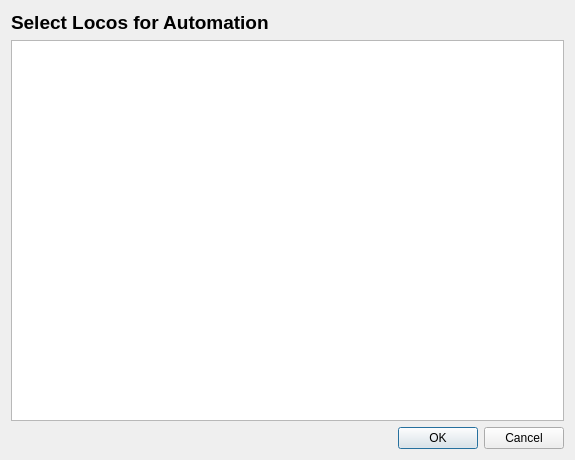
<?xml version="1.0" encoding="UTF-8"?>
<ui version="4.0">
 <class>Dialog</class>
 <widget class="QDialog" name="Dialog">
  <property name="geometry">
   <rect>
    <x>0</x>
    <y>0</y>
    <width>575</width>
    <height>460</height>
   </rect>
  </property>
  <property name="windowTitle">
   <string>Dialog</string>
  </property>
  <layout class="QVBoxLayout" name="verticalLayout">
   <item>
    <widget class="QLabel" name="label">
     <property name="font">
      <font>
       <pointsize>14</pointsize>
       <weight>75</weight>
       <bold>true</bold>
      </font>
     </property>
     <property name="text">
      <string>Select Locos for Automation</string>
     </property>
    </widget>
   </item>
   <item>
    <widget class="QTableWidget" name="locoTable">
     <property name="columnCount">
      <number>2</number>
     </property>
     <attribute name="horizontalHeaderVisible">
      <bool>false</bool>
     </attribute>
     <attribute name="horizontalHeaderHighlightSections">
      <bool>false</bool>
     </attribute>
     <attribute name="verticalHeaderVisible">
      <bool>false</bool>
     </attribute>
     <attribute name="verticalHeaderHighlightSections">
      <bool>false</bool>
     </attribute>
     <column/>
     <column/>
    </widget>
   </item>
   <item>
    <widget class="QDialogButtonBox" name="buttonBox">
     <property name="orientation">
      <enum>Qt::Horizontal</enum>
     </property>
     <property name="standardButtons">
      <set>QDialogButtonBox::Cancel|QDialogButtonBox::Ok</set>
     </property>
    </widget>
   </item>
  </layout>
 </widget>
 <resources/>
 <connections>
  <connection>
   <sender>buttonBox</sender>
   <signal>accepted()</signal>
   <receiver>Dialog</receiver>
   <slot>accept()</slot>
   <hints>
    <hint type="sourcelabel">
     <x>248</x>
     <y>254</y>
    </hint>
    <hint type="destinationlabel">
     <x>157</x>
     <y>274</y>
    </hint>
   </hints>
  </connection>
  <connection>
   <sender>buttonBox</sender>
   <signal>rejected()</signal>
   <receiver>Dialog</receiver>
   <slot>reject()</slot>
   <hints>
    <hint type="sourcelabel">
     <x>316</x>
     <y>260</y>
    </hint>
    <hint type="destinationlabel">
     <x>286</x>
     <y>274</y>
    </hint>
   </hints>
  </connection>
 </connections>
</ui>
